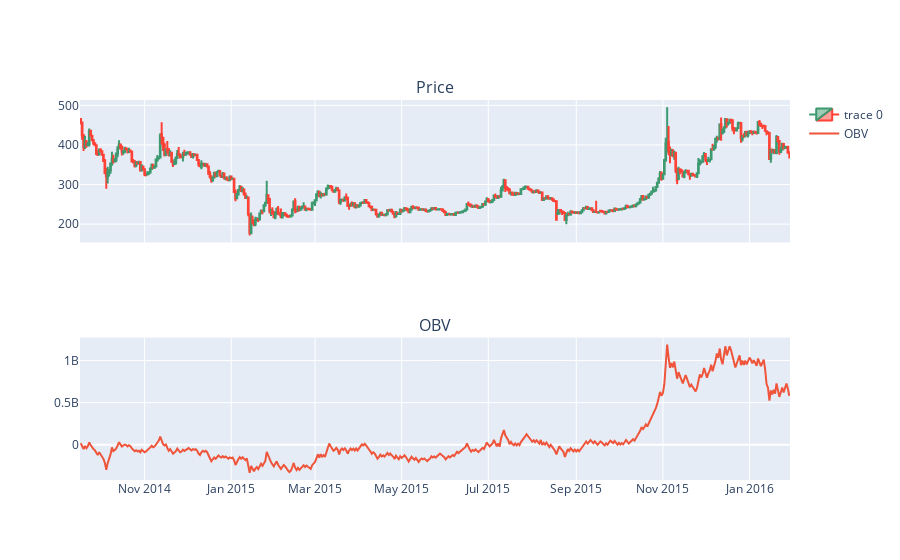

Notebook code for this chart:
### Code cell
import yfinance as yf
import pandas_ta as ta
import plotly.graph_objects as go
from plotly.subplots import make_subplots
import pandas as pd

data = yf.download(tickers='BTC-USD', period='max', interval='1d')
data['OBV'] = ta.obv(data.Close, data.Volume)

df = data[:500]

fig = make_subplots(rows=2, cols=1, subplot_titles=['Price', 'OBV'], shared_xaxes=True)

fig.add_trace(go.Candlestick(x=df.index,
                open=df['Open'],
                high=df['High'],
                low=df['Low'],
                close=df['Close']), row=1, col=1)
fig.add_trace(go.Scatter(x=df.index, y=df['OBV'], name='OBV'), row=2, col=1)

fig.update_layout(
    xaxis=dict(rangeslider=dict(visible=False))
)

fig.show()

### Figure 1 — Plotly figure (JSON) as saved in the notebook; plotly's stock layout.template omitted (floating-point values rounded to 4 significant figures; data arrays with more than 128 entries replaced by an {"elided": "..."} marker saying what was removed)
{"data": [{"close": {"elided": "500 float values"}, "high": {"elided": "500 float values"}, "low": {"elided": "500 float values"}, "open": {"elided": "500 float values"}, "type": "candlestick", "x": {"elided": "500 str values"}, "xaxis": "x", "yaxis": "y"}, {"name": "OBV", "type": "scatter", "x": {"elided": "500 str values"}, "xaxis": "x2", "y": {"elided": "500 int values"}, "yaxis": "y2"}], "layout": {"annotations": [{"font": {"size": 16}, "showarrow": false, "text": "Price", "x": 0.5, "xanchor": "center", "xref": "paper", "y": 1, "yanchor": "bottom", "yref": "paper"}, {"font": {"size": 16}, "showarrow": false, "text": "OBV", "x": 0.5, "xanchor": "center", "xref": "paper", "y": 0.375, "yanchor": "bottom", "yref": "paper"}], "xaxis": {"anchor": "y", "domain": [0, 1], "matches": "x2", "rangeslider": {"visible": false}, "showticklabels": false}, "xaxis2": {"anchor": "y2", "domain": [0, 1]}, "yaxis": {"anchor": "x", "domain": [0.625, 1]}, "yaxis2": {"anchor": "x2", "domain": [0, 0.375]}}}
